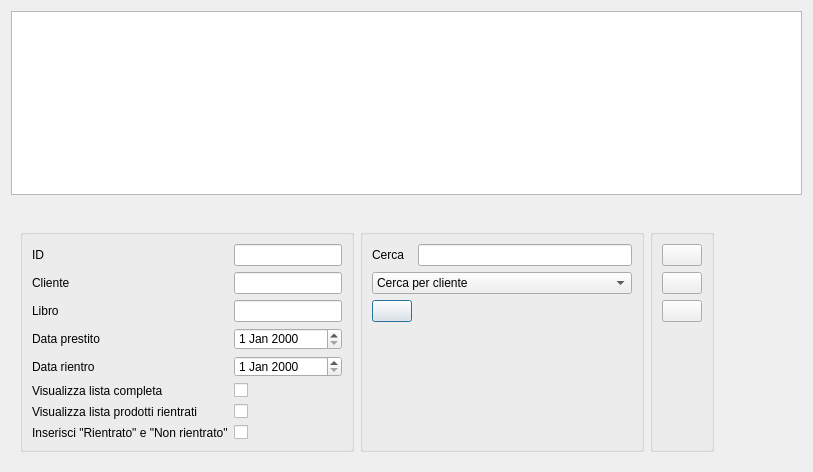
<?xml version="1.0" encoding="UTF-8"?>
<ui version="4.0">
 <class>prestito_dig</class>
 <widget class="QDialog" name="prestito_dig">
  <property name="geometry">
   <rect>
    <x>0</x>
    <y>0</y>
    <width>813</width>
    <height>472</height>
   </rect>
  </property>
  <property name="windowTitle">
   <string>Dialog</string>
  </property>
  <layout class="QGridLayout" name="gridLayout_4">
   <item row="0" column="0">
    <widget class="QTableView" name="tableView">
     <attribute name="verticalHeaderDefaultSectionSize">
      <number>15</number>
     </attribute>
    </widget>
   </item>
   <item row="1" column="0">
    <widget class="QDockWidget" name="dockWidget">
     <property name="minimumSize">
      <size>
       <width>761</width>
       <height>260</height>
      </size>
     </property>
     <property name="maximumSize">
      <size>
       <width>524287</width>
       <height>260</height>
      </size>
     </property>
     <property name="baseSize">
      <size>
       <width>0</width>
       <height>221</height>
      </size>
     </property>
     <property name="features">
      <set>QDockWidget::NoDockWidgetFeatures</set>
     </property>
     <widget class="QWidget" name="dockWidgetContents">
      <layout class="QGridLayout" name="gridLayout_5">
       <item row="0" column="0">
        <widget class="QGroupBox" name="groupBox_2">
         <property name="title">
          <string/>
         </property>
         <layout class="QGridLayout" name="gridLayout_3">
          <item row="0" column="0">
           <layout class="QGridLayout" name="gridLayout">
            <item row="0" column="0">
             <widget class="QLabel" name="label">
              <property name="text">
               <string>ID</string>
              </property>
             </widget>
            </item>
            <item row="0" column="1">
             <widget class="QLineEdit" name="id"/>
            </item>
            <item row="1" column="0">
             <widget class="QLabel" name="label_2">
              <property name="text">
               <string>Cliente</string>
              </property>
             </widget>
            </item>
            <item row="1" column="1">
             <widget class="QLineEdit" name="cliente"/>
            </item>
            <item row="2" column="0">
             <widget class="QLabel" name="label_3">
              <property name="text">
               <string>Libro</string>
              </property>
             </widget>
            </item>
            <item row="2" column="1">
             <widget class="QLineEdit" name="libro"/>
            </item>
            <item row="3" column="0">
             <widget class="QLabel" name="label_4">
              <property name="text">
               <string>Data prestito</string>
              </property>
             </widget>
            </item>
            <item row="4" column="0">
             <widget class="QLabel" name="label_5">
              <property name="text">
               <string>Data rientro</string>
              </property>
             </widget>
            </item>
            <item row="5" column="1">
             <widget class="QCheckBox" name="checkBox">
              <property name="whatsThis">
               <string/>
              </property>
              <property name="styleSheet">
               <string notr="true"/>
              </property>
              <property name="text">
               <string/>
              </property>
             </widget>
            </item>
            <item row="7" column="1">
             <widget class="QCheckBox" name="lib_rientro">
              <property name="styleSheet">
               <string notr="true">color: rgb(255, 255, 255);</string>
              </property>
              <property name="text">
               <string/>
              </property>
             </widget>
            </item>
            <item row="3" column="1">
             <widget class="QDateEdit" name="data_prestito"/>
            </item>
            <item row="4" column="1">
             <widget class="QDateEdit" name="data_rientro"/>
            </item>
            <item row="6" column="1">
             <widget class="QCheckBox" name="list_r">
              <property name="styleSheet">
               <string notr="true">color: rgb(255, 255, 255);</string>
              </property>
              <property name="text">
               <string/>
              </property>
             </widget>
            </item>
            <item row="5" column="0">
             <widget class="QLabel" name="label_6">
              <property name="text">
               <string>Visualizza lista completa</string>
              </property>
             </widget>
            </item>
            <item row="6" column="0">
             <widget class="QLabel" name="label_7">
              <property name="text">
               <string>Visualizza lista prodotti rientrati</string>
              </property>
             </widget>
            </item>
            <item row="7" column="0">
             <widget class="QLabel" name="label_8">
              <property name="text">
               <string>Inserisci &quot;Rientrato&quot; e &quot;Non rientrato&quot;</string>
              </property>
             </widget>
            </item>
           </layout>
          </item>
         </layout>
        </widget>
       </item>
       <item row="0" column="1">
        <widget class="QGroupBox" name="groupBox_3">
         <property name="sizePolicy">
          <sizepolicy hsizetype="Fixed" vsizetype="Preferred">
           <horstretch>0</horstretch>
           <verstretch>0</verstretch>
          </sizepolicy>
         </property>
         <property name="title">
          <string/>
         </property>
         <layout class="QGridLayout" name="gridLayout_6">
          <item row="0" column="0">
           <widget class="QLabel" name="label_9">
            <property name="text">
             <string>Cerca</string>
            </property>
           </widget>
          </item>
          <item row="0" column="1">
           <widget class="QLineEdit" name="cerca_txt"/>
          </item>
          <item row="1" column="0" colspan="2">
           <widget class="QComboBox" name="comboBox">
            <item>
             <property name="text">
              <string>Cerca per cliente</string>
             </property>
            </item>
            <item>
             <property name="text">
              <string>Cerca per prodotto prestato o non prestato</string>
             </property>
            </item>
           </widget>
          </item>
          <item row="2" column="0">
           <widget class="QPushButton" name="_search">
            <property name="text">
             <string/>
            </property>
            <property name="icon">
             <iconset resource="../biblio.qrc">
              <normaloff>:/images/edit-find.png</normaloff>:/images/edit-find.png</iconset>
            </property>
           </widget>
          </item>
          <item row="3" column="0">
           <spacer name="verticalSpacer_2">
            <property name="orientation">
             <enum>Qt::Vertical</enum>
            </property>
            <property name="sizeHint" stdset="0">
             <size>
              <width>20</width>
              <height>128</height>
             </size>
            </property>
           </spacer>
          </item>
          <item row="3" column="1">
           <spacer name="verticalSpacer_3">
            <property name="orientation">
             <enum>Qt::Vertical</enum>
            </property>
            <property name="sizeHint" stdset="0">
             <size>
              <width>20</width>
              <height>128</height>
             </size>
            </property>
           </spacer>
          </item>
         </layout>
        </widget>
       </item>
       <item row="0" column="2">
        <widget class="QGroupBox" name="groupBox">
         <property name="title">
          <string/>
         </property>
         <layout class="QGridLayout" name="gridLayout_2">
          <item row="0" column="0">
           <widget class="QPushButton" name="cancella">
            <property name="text">
             <string/>
            </property>
            <property name="icon">
             <iconset resource="../biblio.qrc">
              <normaloff>:/images/edit-delete.png</normaloff>:/images/edit-delete.png</iconset>
            </property>
           </widget>
          </item>
          <item row="1" column="0">
           <widget class="QPushButton" name="aggiorna_db">
            <property name="text">
             <string/>
            </property>
            <property name="icon">
             <iconset resource="../biblio.qrc">
              <normaloff>:/images/view-refresh.png</normaloff>:/images/view-refresh.png</iconset>
            </property>
           </widget>
          </item>
          <item row="2" column="0">
           <widget class="QPushButton" name="esci">
            <property name="text">
             <string/>
            </property>
            <property name="icon">
             <iconset resource="../../initdb/images.qrc">
              <normaloff>:/images/dialog-close.png</normaloff>:/images/dialog-close.png</iconset>
            </property>
            <property name="iconSize">
             <size>
              <width>16</width>
              <height>16</height>
             </size>
            </property>
           </widget>
          </item>
          <item row="3" column="0">
           <spacer name="verticalSpacer">
            <property name="orientation">
             <enum>Qt::Vertical</enum>
            </property>
            <property name="sizeHint" stdset="0">
             <size>
              <width>20</width>
              <height>123</height>
             </size>
            </property>
           </spacer>
          </item>
         </layout>
        </widget>
       </item>
       <item row="0" column="3">
        <spacer name="horizontalSpacer">
         <property name="orientation">
          <enum>Qt::Horizontal</enum>
         </property>
         <property name="sizeHint" stdset="0">
          <size>
           <width>57</width>
           <height>20</height>
          </size>
         </property>
        </spacer>
       </item>
      </layout>
     </widget>
    </widget>
   </item>
  </layout>
 </widget>
 <tabstops>
  <tabstop>id</tabstop>
  <tabstop>cliente</tabstop>
  <tabstop>libro</tabstop>
  <tabstop>data_prestito</tabstop>
  <tabstop>data_rientro</tabstop>
  <tabstop>checkBox</tabstop>
  <tabstop>list_r</tabstop>
  <tabstop>lib_rientro</tabstop>
  <tabstop>cerca_txt</tabstop>
  <tabstop>comboBox</tabstop>
  <tabstop>_search</tabstop>
  <tabstop>cancella</tabstop>
  <tabstop>aggiorna_db</tabstop>
  <tabstop>esci</tabstop>
  <tabstop>tableView</tabstop>
 </tabstops>
 <resources>
  <include location="../../initdb/images.qrc"/>
  <include location="../biblio.qrc"/>
 </resources>
 <connections/>
</ui>
